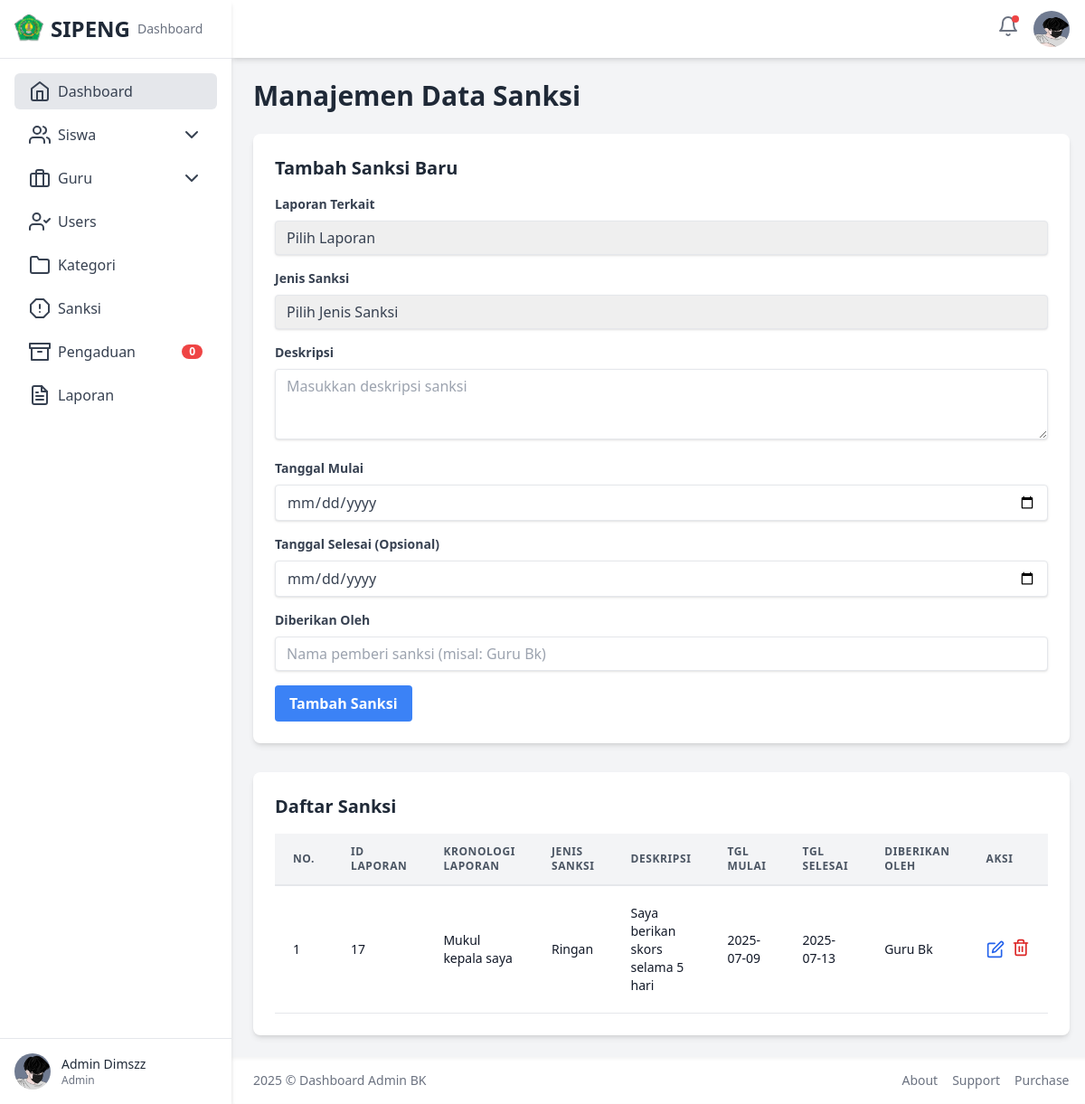
The app's page /views/admin/Data_Sanksi.php (signed in) with its own data.
### tables this page shows
CREATE TABLE IF NOT EXISTS `sanksi` (
  `id` bigint NOT NULL AUTO_INCREMENT,
  `laporan_id` int NOT NULL,
  `jenis_sanksi` enum('Ringan','Berat') NOT NULL,
  `deskripsi` text,
  `tanggal_mulai` date NOT NULL,
  `tanggal_selesai` date DEFAULT NULL,
  `diberikan_oleh` varchar(255) DEFAULT 'Guru BK',
  `created_at` timestamp NULL DEFAULT CURRENT_TIMESTAMP,
  `updated_at` timestamp NULL DEFAULT CURRENT_TIMESTAMP ON UPDATE CURRENT_TIMESTAMP,
  PRIMARY KEY (`id`),
  KEY `laporan_id` (`laporan_id`),
  CONSTRAINT `sanksi_ibfk_1` FOREIGN KEY (`laporan_id`) REFERENCES `laporan` (`id`) ON DELETE CASCADE ON UPDATE CASCADE
);

CREATE TABLE IF NOT EXISTS `laporan` (
  `id` int NOT NULL AUTO_INCREMENT,
  `user_id` int NOT NULL,
  `kategori_id` int NOT NULL,
  `kronologi` text NOT NULL,
  `lokasi` varchar(255) NOT NULL,
  `tanggal_kejadian` date NOT NULL,
  `bukti` varchar(255) DEFAULT NULL,
  `status` enum('terkirim','diproses','Selesai','Ditolak') NOT NULL DEFAULT 'terkirim',
  `created_at` timestamp NULL DEFAULT CURRENT_TIMESTAMP,
  `updated_at` timestamp NULL DEFAULT CURRENT_TIMESTAMP ON UPDATE CURRENT_TIMESTAMP,
  PRIMARY KEY (`id`),
  KEY `user_id` (`user_id`),
  KEY `kategori_id` (`kategori_id`),
  CONSTRAINT `laporan_ibfk_1` FOREIGN KEY (`user_id`) REFERENCES `users` (`id`) ON DELETE CASCADE,
  CONSTRAINT `laporan_ibfk_2` FOREIGN KEY (`kategori_id`) REFERENCES `kategori_laporan` (`id`) ON DELETE RESTRICT
);

### controllers/SanksiController.php (called while the page is built, shortened)
<?php
class SanksiController
{
    private $conn;
    public function __construct($db_connection)
    {
        $this->conn = $db_connection;
    }
    public function getAllSanksi()
    {
        $sql = "SELECT s.id, s.laporan_id, s.jenis_sanksi, s.deskripsi, s.tanggal_mulai, s.tanggal_selesai, s.diberikan_oleh, l.kronologi AS laporan_kronologi
                FROM sanksi s
                LEFT JOIN laporan l ON s.laporan_id = l.id
                ORDER BY s.id DESC";
        $result = $this->conn->query($sql);
        $sanksi = [];
        if ($result && $result->num_rows > 0) {
            while ($row = $result->fetch_assoc()) {
                $sanksi[] = $row;
            }
        }
        return $sanksi;
    }
}

### views/admin/Data_Sanksi.php (the view, shortened to what this page needs)
<?php
include 'header.php';
include '../../controllers/SanksiController.php';
$sanksiController = new SanksiController($conn);
$sanksi_data = $sanksiController->getAllSanksi();
?>
<main class="flex-1 p-6 overflow-y-auto">
    <h2 class="text-3xl font-bold text-gray-800 dark:text-white mb-6">
        Manajemen Data Sanksi
    </h2>
    <div class="bg-white dark:bg-gray-800 p-6 rounded-lg shadow-md mb-8">
        <h3 class="text-xl font-semibold text-gray-800 dark:text-white mb-4">Tambah Sanksi Baru</h3>
        <form action="" method="POST">
            <div class="mb-4">
                <label for="add_laporan_id" class="block text-gray-700 dark:text-gray-300 text-sm font-bold mb-2">
                    Laporan Terkait
                </label>
                <select id="add_laporan_id" name="laporan_id" required
                    class="shadow appearance-none border rounded w-full py-2 px-3 text-gray-700 leading-tight focus:outline-none focus:shadow-outline dark:bg-gray-700 dark:text-white dark:border-gray-600">
                    <option value="">Pilih Laporan</option>
                </select>
            </div>
            <div class="mb-4">
                <label for="add_jenis_sanksi" class="block text-gray-700 dark:text-gray-300 text-sm font-bold mb-2">
                    Jenis Sanksi
                </label>
                <select id="add_jenis_sanksi" name="jenis_sanksi" required
                    class="shadow appearance-none border rounded w-full py-2 px-3 text-gray-700 leading-tight focus:outline-none focus:shadow-outline dark:bg-gray-700 dark:text-white dark:border-gray-600">
                    <option value="">Pilih Jenis Sanksi</option>
                </select>
            </div>
            <div class="mb-4">
                <label for="add_deskripsi" class="block text-gray-700 dark:text-gray-300 text-sm font-bold mb-2">
                    Deskripsi
                </label>
                <textarea id="add_deskripsi" name="deskripsi" rows="3"
                    class="shadow appearance-none border rounded w-full py-2 px-3 text-gray-700 leading-tight focus:outline-none focus:shadow-outline dark:bg-gray-700 dark:text-white dark:border-gray-600"
                    placeholder="Masukkan deskripsi sanksi"></textarea>
            </div>
            <div class="mb-4">
                <label for="add_tanggal_mulai" class="block text-gray-700 dark:text-gray-300 text-sm font-bold mb-2">
                    Tanggal Mulai
                </label>
                <input type="date" id="add_tanggal_mulai" name="tanggal_mulai"
                    class="shadow appearance-none border rounded w-full py-2 px-3 text-gray-700 leading-tight focus:outline-none focus:shadow-outline dark:bg-gray-700 dark:text-white dark:border-gray-600"
                    required>
            </div>
            <div class="mb-4">
                <label for="add_tanggal_selesai" class="block text-gray-700 dark:text-gray-300 text-sm font-bold mb-2">
                    Tanggal Selesai (Opsional)
                </label>
                <input type="date" id="add_tanggal_selesai" name="tanggal_selesai"
                    class="shadow appearance-none border rounded w-full py-2 px-3 text-gray-700 leading-tight focus:outline-none focus:shadow-outline dark:bg-gray-700 dark:text-white dark:border-gray-600">
            </div>
            <div class="mb-4">
                <label for="add_diberikan_oleh" class="block text-gray-700 dark:text-gray-300 text-sm font-bold mb-2">
                    Diberikan Oleh
                </label>
                <input type="text" id="add_diberikan_oleh" name="diberikan_oleh"
                    class="shadow appearance-none border rounded w-full py-2 px-3 text-gray-700 leading-tight focus:outline-none focus:shadow-outline dark:bg-gray-700 dark:text-white dark:border-gray-600"
                    placeholder="Nama pemberi sanksi (misal: Guru Bk)" required>
            </div>
            <button type="submit"
                class="bg-blue-500 hover:bg-blue-700 text-white font-bold py-2 px-4 rounded focus:outline-none focus:shadow-outline">
                Tambah Sanksi
            </button>
        </form>
    </div>
    <div class="bg-white dark:bg-gray-800 p-6 rounded-lg shadow-md">
        <h3 class="text-xl font-semibold text-gray-800 dark:text-white mb-4">Daftar Sanksi</h3>
        <div class="overflow-x-auto">
            <table class="min-w-full leading-normal">
                <thead>
                    <tr>
                        <th
                            class="px-5 py-3 border-b-2 border-gray-200 dark:border-gray-700 bg-gray-100 dark:bg-gray-700 text-left text-xs font-semibold text-gray-600 dark:text-gray-300 uppercase tracking-wider">
                            No.
                        </th>
                        <th
                            class="px-5 py-3 border-b-2 border-gray-200 dark:border-gray-700 bg-gray-100 dark:bg-gray-700 text-left text-xs font-semibold text-gray-600 dark:text-gray-300 uppercase tracking-wider">
                            ID Laporan
                        </th>
                        <th
                            class="px-5 py-3 border-b-2 border-gray-200 dark:border-gray-700 bg-gray-100 dark:bg-gray-700 text-left text-xs font-semibold text-gray-600 dark:text-gray-300 uppercase tracking-wider">
                            Kronologi Laporan
                        </th>
                        <th
                            class="px-5 py-3 border-b-2 border-gray-200 dark:border-gray-700 bg-gray-100 dark:bg-gray-700 text-left text-xs font-semibold text-gray-600 dark:text-gray-300 uppercase tracking-wider">
                            Jenis Sanksi
                        </th>
                        <th
                            class="px-5 py-3 border-b-2 border-gray-200 dark:border-gray-700 bg-gray-100 dark:bg-gray-700 text-left text-xs font-semibold text-gray-600 dark:text-gray-300 uppercase tracking-wider">
                            Deskripsi
                        </th>
                        <th
                            class="px-5 py-3 border-b-2 border-gray-200 dark:border-gray-700 bg-gray-100 dark:bg-gray-700 text-left text-xs font-semibold text-gray-600 dark:text-gray-300 uppercase tracking-wider">
                            Tgl Mulai
                        </th>
                        <th
                            class="px-5 py-3 border-b-2 border-gray-200 dark:border-gray-700 bg-gray-100 dark:bg-gray-700 text-left text-xs font-semibold text-gray-600 dark:text-gray-300 uppercase tracking-wider">
                            Tgl Selesai
                        </th>
                        <th
                            class="px-5 py-3 border-b-2 border-gray-200 dark:border-gray-700 bg-gray-100 dark:bg-gray-700 text-left text-xs font-semibold text-gray-600 dark:text-gray-300 uppercase tracking-wider">
                            Diberikan Oleh
                        </th>
                        <th
                            class="px-5 py-3 border-b-2 border-gray-200 dark:border-gray-700 bg-gray-100 dark:bg-gray-700 text-left text-xs font-semibold text-gray-600 dark:text-gray-300 uppercase tracking-wider">
                            Aksi
                        </th>
                    </tr>
                </thead>
                <tbody>
                    <?php if (empty($sanksi_data)): ?>
                        <tr>
                            <td colspan="9"
                                class="px-5 py-5 border-b border-gray-200 dark:border-gray-700 bg-white dark:bg-gray-800 text-sm text-gray-900 dark:text-gray-200 text-center">
                                Tidak ada data sanksi.
                            </td>
                        </tr>
                    <?php else: ?>
                        <?php $no = 1; ?>
                        <?php foreach ($sanksi_data as $sanksi): ?>
                            <tr>
                                <td
                                    class="px-5 py-5 border-b border-gray-200 dark:border-gray-700 bg-white dark:bg-gray-800 text-sm text-gray-900 dark:text-gray-200">
                                    <?= $no++; ?>
                                </td>
                                <td
                                    class="px-5 py-5 border-b border-gray-200 dark:border-gray-700 bg-white dark:bg-gray-800 text-sm text-gray-900 dark:text-gray-200">
                                    <?= htmlspecialchars($sanksi['laporan_id']) ?>
                                </td>
                                <td
                                    class="px-5 py-5 border-b border-gray-200 dark:border-gray-700 bg-white dark:bg-gray-800 text-sm text-gray-900 dark:text-gray-200">
                                    <?php
                                    $kronologi_display = htmlspecialchars($sanksi['laporan_kronologi'] ?? 'N/A');
                                    if (strlen($kronologi_display) > 70) {
                                        echo substr($kronologi_display, 0, 70) . '...';
                                    } else {
                                        echo $kronologi_display;
                                    }
                                    ?>
                                </td>
                                <td
                                    class="px-5 py-5 border-b border-gray-200 dark:border-gray-700 bg-white dark:bg-gray-800 text-sm text-gray-900 dark:text-gray-200">
                                    <?= htmlspecialchars($sanksi['jenis_sanksi']) ?>
                                </td>
                                <td
                                    class="px-5 py-5 border-b border-gray-200 dark:border-gray-700 bg-white dark:bg-gray-800 text-sm text-gray-900 dark:text-gray-200">
                                    <?php
                                    $deskripsi_display = htmlspecialchars($sanksi['deskripsi']);
                                    if (strlen($deskripsi_display) > 70) {
                                        echo substr($deskripsi_display, 0, 70) . '...';
                                    } else {
                                        echo $deskripsi_display;
                                    }
                                    ?>
                                </td>
                                <td
                                    class="px-5 py-5 border-b border-gray-200 dark:border-gray-700 bg-white dark:bg-gray-800 text-sm text-gray-900 dark:text-gray-200">
                                    <?= htmlspecialchars($sanksi['tanggal_mulai']) ?>
                                </td>
                                <td
                                    class="px-5 py-5 border-b border-gray-200 dark:border-gray-700 bg-white dark:bg-gray-800 text-sm text-gray-900 dark:text-gray-200">
                                    <?= htmlspecialchars($sanksi['tanggal_selesai'] ?? '-') ?>
                                </td>
                                <td
                                    class="px-5 py-5 border-b border-gray-200 dark:border-gray-700 bg-white dark:bg-gray-800 text-sm text-gray-900 dark:text-gray-200">
                                    <?= htmlspecialchars($sanksi['diberikan_oleh']) ?>
                                </td>
                                <td
                                    class="px-5 py-5 border-b border-gray-200 dark:border-gray-700 bg-white dark:bg-gray-800 text-sm">
                                    <div class="flex items-center space-x-2">
                                        <button
                                            class="text-blue-600 hover:text-blue-900 dark:text-blue-400 dark:hover:text-blue-200 edit-btn"
                                            data-id="<?= htmlspecialchars($sanksi['id']) ?>"
                                            data-laporan_id="<?= htmlspecialchars($sanksi['laporan_id']) ?>"
                                            data-jenis_sanksi="<?= htmlspecialchars($sanksi['jenis_sanksi']) ?>"
                                            data-deskripsi="<?= htmlspecialchars($sanksi['deskripsi']) ?>"
                                            data-tanggal_mulai="<?= htmlspecialchars($sanksi['tanggal_mulai']) ?>"
                                            data-tanggal_selesai="<?= htmlspecialchars($sanksi['tanggal_selesai']) ?>"
                                            data-diberikan_oleh="<?= htmlspecialchars($sanksi['diberikan_oleh']) ?>">
                                            <i data-feather="edit" class="w-5 h-5"></i>
                                        </button>
                                        <form action="" method="POST"
                                            onsubmit="return confirm('Apakah Anda yakin ingin menghapus sanksi ini?');">
                                            <button type="submit"
                                                class="text-red-600 hover:text-red-900 dark:text-red-400 dark:hover:text-red-200">
                                                <i data-feather="trash-2" class="w-5 h-5"></i>
                                            </button>
                                        </form>
                                    </div>
                                </td>
                            </tr>
                        <?php endforeach; ?>
                    <?php endif; ?>
                </tbody>
            </table>
        </div>
    </div>
</main>
<?php include 'footer.php'; ?>

### records on screen
sanksi: laporan "17", laporan.kronologi "Mukul kepala saya", jenis_sanksi "Ringan", deskripsi "Saya berikan skors selama 5 hari", tanggal_mulai "2025-07-09", tanggal_selesai "2025-07-13", diberikan_oleh "Guru Bk"

### other values on screen
$latest_reports_count "0"
$user_nama "Admin Dimszz"
$user_role "Admin"
